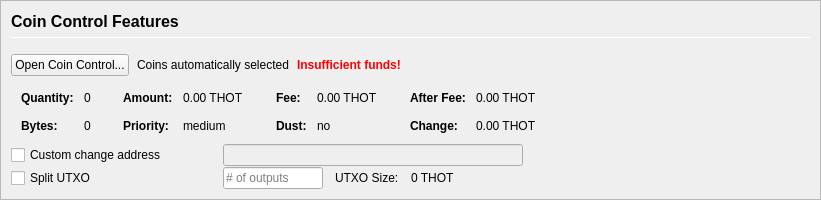
         <widget class="QFrame" name="frameCoinControl">
          <property name="sizePolicy">
           <sizepolicy hsizetype="Expanding" vsizetype="Expanding">
            <horstretch>0</horstretch>
            <verstretch>0</verstretch>
           </sizepolicy>
          </property>
          <property name="maximumSize">
           <size>
            <width>16777215</width>
            <height>16777215</height>
           </size>
          </property>
          <property name="frameShape">
           <enum>QFrame::StyledPanel</enum>
          </property>
          <property name="frameShadow">
           <enum>QFrame::Sunken</enum>
          </property>
          <layout class="QVBoxLayout" name="verticalLayoutCoinControl2">
           <property name="spacing">
            <number>0</number>
           </property>
           <property name="leftMargin">
            <number>0</number>
           </property>
           <property name="topMargin">
            <number>0</number>
           </property>
           <property name="rightMargin">
            <number>0</number>
           </property>
           <property name="bottomMargin">
            <number>0</number>
           </property>
           <item>
            <widget class="QFrame" name="frameCoinControl_BG">
             <layout class="QVBoxLayout" name="verticalLayoutCoinControl" stretch="0,0,0,0,0,0">
              <property name="spacing">
               <number>1</number>
              </property>
              <property name="leftMargin">
               <number>10</number>
              </property>
              <property name="topMargin">
               <number>10</number>
              </property>
              <item>
               <layout class="QHBoxLayout" name="horizontalLayoutCoinControl1">
                <property name="bottomMargin">
                 <number>15</number>
                </property>
                <item>
                 <layout class="QVBoxLayout" name="verticalLayout_3">
                  <property name="spacing">
                   <number>6</number>
                  </property>
                  <item>
                   <widget class="QLabel" name="labelCoinControlFeatures">
                    <property name="sizePolicy">
                     <sizepolicy hsizetype="Preferred" vsizetype="Maximum">
                      <horstretch>0</horstretch>
                      <verstretch>0</verstretch>
                     </sizepolicy>
                    </property>
                    <property name="minimumSize">
                     <size>
                      <width>0</width>
                      <height>20</height>
                     </size>
                    </property>
                    <property name="font">
                     <font>
                      <pointsize>12</pointsize>
                      <weight>75</weight>
                      <bold>true</bold>
                     </font>
                    </property>
                    <property name="styleSheet">
                     <string notr="true">font-weight:bold;</string>
                    </property>
                    <property name="text">
                     <string>Coin Control Features</string>
                    </property>
                   </widget>
                  </item>
                  <item>
                   <widget class="Line" name="line">
                    <property name="minimumSize">
                     <size>
                      <width>0</width>
                      <height>1</height>
                     </size>
                    </property>
                    <property name="maximumSize">
                     <size>
                      <width>16777215</width>
                      <height>1</height>
                     </size>
                    </property>
                    <property name="orientation">
                     <enum>Qt::Horizontal</enum>
                    </property>
                   </widget>
                  </item>
                 </layout>
                </item>
               </layout>
              </item>
              <item>
               <layout class="QHBoxLayout" name="horizontalLayoutCoinControl2" stretch="0,0,0,0">
                <property name="spacing">
                 <number>8</number>
                </property>
                <property name="bottomMargin">
                 <number>10</number>
                </property>
                <item>
                 <widget class="QPushButton" name="pushButtonCoinControl">
                  <property name="styleSheet">
                   <string notr="true"/>
                  </property>
                  <property name="text">
                   <string>Open Coin Control...</string>
                  </property>
                  <property name="autoDefault">
                   <bool>false</bool>
                  </property>
                 </widget>
                </item>
                <item>
                 <widget class="QLabel" name="labelCoinControlAutomaticallySelected">
                  <property name="text">
                   <string>Coins automatically selected</string>
                  </property>
                  <property name="margin">
                   <number>5</number>
                  </property>
                 </widget>
                </item>
                <item>
                 <widget class="QLabel" name="labelCoinControlInsuffFunds">
                  <property name="font">
                   <font>
                    <weight>75</weight>
                    <bold>true</bold>
                   </font>
                  </property>
                  <property name="styleSheet">
                   <string notr="true">color:red;font-weight:bold;</string>
                  </property>
                  <property name="text">
                   <string>Insufficient funds!</string>
                  </property>
                  <property name="margin">
                   <number>5</number>
                  </property>
                 </widget>
                </item>
                <item>
                 <spacer name="horizontalSpacerCoinControl">
                  <property name="orientation">
                   <enum>Qt::Horizontal</enum>
                  </property>
                  <property name="sizeHint" stdset="0">
                   <size>
                    <width>40</width>
                    <height>1</height>
                   </size>
                  </property>
                 </spacer>
                </item>
               </layout>
              </item>
              <item>
               <widget class="QWidget" name="widgetCoinControl" native="true">
                <property name="sizePolicy">
                 <sizepolicy hsizetype="Preferred" vsizetype="Preferred">
                  <horstretch>0</horstretch>
                  <verstretch>0</verstretch>
                 </sizepolicy>
                </property>
                <property name="minimumSize">
                 <size>
                  <width>0</width>
                  <height>0</height>
                 </size>
                </property>
                <property name="styleSheet">
                 <string notr="true"/>
                </property>
                <layout class="QHBoxLayout" name="horizontalLayoutCoinControl5">
                 <property name="leftMargin">
                  <number>0</number>
                 </property>
                 <property name="topMargin">
                  <number>0</number>
                 </property>
                 <property name="rightMargin">
                  <number>0</number>
                 </property>
                 <property name="bottomMargin">
                  <number>0</number>
                 </property>
                 <item>
                  <layout class="QHBoxLayout" name="horizontalLayoutCoinControl3" stretch="0,0,0,1">
                   <property name="spacing">
                    <number>20</number>
                   </property>
                   <property name="topMargin">
                    <number>0</number>
                   </property>
                   <property name="bottomMargin">
                    <number>10</number>
                   </property>
                   <item>
                    <layout class="QFormLayout" name="formLayoutCoinControl1">
                     <property name="horizontalSpacing">
                      <number>10</number>
                     </property>
                     <property name="verticalSpacing">
                      <number>14</number>
                     </property>
                     <property name="leftMargin">
                      <number>10</number>
                     </property>
                     <property name="topMargin">
                      <number>4</number>
                     </property>
                     <property name="rightMargin">
                      <number>6</number>
                     </property>
                     <item row="0" column="0">
                      <widget class="QLabel" name="labelCoinControlQuantityText">
                       <property name="font">
                        <font>
                         <weight>75</weight>
                         <bold>true</bold>
                        </font>
                       </property>
                       <property name="text">
                        <string>Quantity:</string>
                       </property>
                       <property name="margin">
                        <number>0</number>
                       </property>
                      </widget>
                     </item>
                     <item row="0" column="1">
                      <widget class="QLabel" name="labelCoinControlQuantity">
                       <property name="cursor">
                        <cursorShape>IBeamCursor</cursorShape>
                       </property>
                       <property name="contextMenuPolicy">
                        <enum>Qt::ActionsContextMenu</enum>
                       </property>
                       <property name="text">
                        <string notr="true">0</string>
                       </property>
                       <property name="margin">
                        <number>0</number>
                       </property>
                       <property name="textInteractionFlags">
                        <set>Qt::LinksAccessibleByMouse|Qt::TextSelectableByKeyboard|Qt::TextSelectableByMouse</set>
                       </property>
                      </widget>
                     </item>
                     <item row="1" column="0">
                      <widget class="QLabel" name="labelCoinControlBytesText">
                       <property name="font">
                        <font>
                         <weight>75</weight>
                         <bold>true</bold>
                        </font>
                       </property>
                       <property name="text">
                        <string>Bytes:</string>
                       </property>
                      </widget>
                     </item>
                     <item row="1" column="1">
                      <widget class="QLabel" name="labelCoinControlBytes">
                       <property name="cursor">
                        <cursorShape>IBeamCursor</cursorShape>
                       </property>
                       <property name="contextMenuPolicy">
                        <enum>Qt::ActionsContextMenu</enum>
                       </property>
                       <property name="text">
                        <string notr="true">0</string>
                       </property>
                       <property name="textInteractionFlags">
                        <set>Qt::LinksAccessibleByMouse|Qt::TextSelectableByKeyboard|Qt::TextSelectableByMouse</set>
                       </property>
                      </widget>
                     </item>
                    </layout>
                   </item>
                   <item>
                    <layout class="QFormLayout" name="formLayoutCoinControl2">
                     <property name="horizontalSpacing">
                      <number>10</number>
                     </property>
                     <property name="verticalSpacing">
                      <number>14</number>
                     </property>
                     <property name="leftMargin">
                      <number>6</number>
                     </property>
                     <property name="topMargin">
                      <number>4</number>
                     </property>
                     <property name="rightMargin">
                      <number>6</number>
                     </property>
                     <item row="0" column="0">
                      <widget class="QLabel" name="labelCoinControlAmountText">
                       <property name="font">
                        <font>
                         <weight>75</weight>
                         <bold>true</bold>
                        </font>
                       </property>
                       <property name="text">
                        <string>Amount:</string>
                       </property>
                       <property name="margin">
                        <number>0</number>
                       </property>
                      </widget>
                     </item>
                     <item row="0" column="1">
                      <widget class="QLabel" name="labelCoinControlAmount">
                       <property name="cursor">
                        <cursorShape>IBeamCursor</cursorShape>
                       </property>
                       <property name="contextMenuPolicy">
                        <enum>Qt::ActionsContextMenu</enum>
                       </property>
                       <property name="text">
                        <string notr="true">0.00 THOT</string>
                       </property>
                       <property name="textInteractionFlags">
                        <set>Qt::LinksAccessibleByMouse|Qt::TextSelectableByKeyboard|Qt::TextSelectableByMouse</set>
                       </property>
                      </widget>
                     </item>
                     <item row="1" column="0">
                      <widget class="QLabel" name="labelCoinControlPriorityText">
                       <property name="font">
                        <font>
                         <weight>75</weight>
                         <bold>true</bold>
                        </font>
                       </property>
                       <property name="text">
                        <string>Priority:</string>
                       </property>
                      </widget>
                     </item>
                     <item row="1" column="1">
                      <widget class="QLabel" name="labelCoinControlPriority">
                       <property name="cursor">
                        <cursorShape>IBeamCursor</cursorShape>
                       </property>
                       <property name="contextMenuPolicy">
                        <enum>Qt::ActionsContextMenu</enum>
                       </property>
                       <property name="text">
                        <string>medium</string>
                       </property>
                       <property name="textInteractionFlags">
                        <set>Qt::LinksAccessibleByMouse|Qt::TextSelectableByKeyboard|Qt::TextSelectableByMouse</set>
                       </property>
                      </widget>
                     </item>
                    </layout>
                   </item>
                   <item>
                    <layout class="QFormLayout" name="formLayoutCoinControl3">
                     <property name="horizontalSpacing">
                      <number>10</number>
                     </property>
                     <property name="verticalSpacing">
                      <number>14</number>
                     </property>
                     <property name="leftMargin">
                      <number>6</number>
                     </property>
                     <property name="topMargin">
                      <number>4</number>
                     </property>
                     <property name="rightMargin">
                      <number>6</number>
                     </property>
                     <item row="0" column="0">
                      <widget class="QLabel" name="labelCoinControlFeeText">
                       <property name="font">
                        <font>
                         <weight>75</weight>
                         <bold>true</bold>
                        </font>
                       </property>
                       <property name="text">
                        <string>Fee:</string>
                       </property>
                       <property name="margin">
                        <number>0</number>
                       </property>
                      </widget>
                     </item>
                     <item row="0" column="1">
                      <widget class="QLabel" name="labelCoinControlFee">
                       <property name="cursor">
                        <cursorShape>IBeamCursor</cursorShape>
                       </property>
                       <property name="contextMenuPolicy">
                        <enum>Qt::ActionsContextMenu</enum>
                       </property>
                       <property name="text">
                        <string notr="true">0.00 THOT</string>
                       </property>
                       <property name="textInteractionFlags">
                        <set>Qt::LinksAccessibleByMouse|Qt::TextSelectableByKeyboard|Qt::TextSelectableByMouse</set>
                       </property>
                      </widget>
                     </item>
                     <item row="1" column="0">
                      <widget class="QLabel" name="labelCoinControlLowOutputText">
                       <property name="font">
                        <font>
                         <weight>75</weight>
                         <bold>true</bold>
                        </font>
                       </property>
                       <property name="text">
                        <string>Dust:</string>
                       </property>
                      </widget>
                     </item>
                     <item row="1" column="1">
                      <widget class="QLabel" name="labelCoinControlLowOutput">
                       <property name="cursor">
                        <cursorShape>IBeamCursor</cursorShape>
                       </property>
                       <property name="contextMenuPolicy">
                        <enum>Qt::ActionsContextMenu</enum>
                       </property>
                       <property name="text">
                        <string>no</string>
                       </property>
                       <property name="textInteractionFlags">
                        <set>Qt::LinksAccessibleByMouse|Qt::TextSelectableByKeyboard|Qt::TextSelectableByMouse</set>
                       </property>
                      </widget>
                     </item>
                    </layout>
                   </item>
                   <item>
                    <layout class="QFormLayout" name="formLayoutCoinControl4">
                     <property name="horizontalSpacing">
                      <number>10</number>
                     </property>
                     <property name="verticalSpacing">
                      <number>14</number>
                     </property>
                     <property name="leftMargin">
                      <number>6</number>
                     </property>
                     <property name="topMargin">
                      <number>4</number>
                     </property>
                     <property name="rightMargin">
                      <number>6</number>
                     </property>
                     <item row="0" column="0">
                      <widget class="QLabel" name="labelCoinControlAfterFeeText">
                       <property name="font">
                        <font>
                         <weight>75</weight>
                         <bold>true</bold>
                        </font>
                       </property>
                       <property name="text">
                        <string>After Fee:</string>
                       </property>
                       <property name="margin">
                        <number>0</number>
                       </property>
                      </widget>
                     </item>
                     <item row="0" column="1">
                      <widget class="QLabel" name="labelCoinControlAfterFee">
                       <property name="cursor">
                        <cursorShape>IBeamCursor</cursorShape>
                       </property>
                       <property name="contextMenuPolicy">
                        <enum>Qt::ActionsContextMenu</enum>
                       </property>
                       <property name="text">
                        <string notr="true">0.00 THOT</string>
                       </property>
                       <property name="textInteractionFlags">
                        <set>Qt::LinksAccessibleByMouse|Qt::TextSelectableByKeyboard|Qt::TextSelectableByMouse</set>
                       </property>
                      </widget>
                     </item>
                     <item row="1" column="0">
                      <widget class="QLabel" name="labelCoinControlChangeText">
                       <property name="font">
                        <font>
                         <weight>75</weight>
                         <bold>true</bold>
                        </font>
                       </property>
                       <property name="text">
                        <string>Change:</string>
                       </property>
                      </widget>
                     </item>
                     <item row="1" column="1">
                      <widget class="QLabel" name="labelCoinControlChange">
                       <property name="cursor">
                        <cursorShape>IBeamCursor</cursorShape>
                       </property>
                       <property name="contextMenuPolicy">
                        <enum>Qt::ActionsContextMenu</enum>
                       </property>
                       <property name="text">
                        <string notr="true">0.00 THOT</string>
                       </property>
                       <property name="textInteractionFlags">
                        <set>Qt::LinksAccessibleByMouse|Qt::TextSelectableByKeyboard|Qt::TextSelectableByMouse</set>
                       </property>
                      </widget>
                     </item>
                    </layout>
                   </item>
                  </layout>
                 </item>
                </layout>
               </widget>
              </item>
              <item>
               <layout class="QHBoxLayout" name="horizontalLayoutCoinControl4">
                <property name="spacing">
                 <number>12</number>
                </property>
                <property name="sizeConstraint">
                 <enum>QLayout::SetDefaultConstraint</enum>
                </property>
                <property name="topMargin">
                 <number>0</number>
                </property>
                <property name="rightMargin">
                 <number>0</number>
                </property>
                <item>
                 <widget class="QCheckBox" name="checkBoxCoinControlChange">
                  <property name="sizePolicy">
                   <sizepolicy hsizetype="Preferred" vsizetype="Preferred">
                    <horstretch>0</horstretch>
                    <verstretch>0</verstretch>
                   </sizepolicy>
                  </property>
                  <property name="minimumSize">
                   <size>
                    <width>200</width>
                    <height>0</height>
                   </size>
                  </property>
                  <property name="maximumSize">
                   <size>
                    <width>200</width>
                    <height>16777215</height>
                   </size>
                  </property>
                  <property name="toolTip">
                   <string>If this is activated, but the change address is empty or invalid, change will be sent to a newly generated address.</string>
                  </property>
                  <property name="text">
                   <string>Custom change address</string>
                  </property>
                 </widget>
                </item>
                <item>
                 <widget class="QValidatedLineEdit" name="lineEditCoinControlChange">
                  <property name="enabled">
                   <bool>false</bool>
                  </property>
                  <property name="sizePolicy">
                   <sizepolicy hsizetype="Preferred" vsizetype="Preferred">
                    <horstretch>0</horstretch>
                    <verstretch>0</verstretch>
                   </sizepolicy>
                  </property>
                  <property name="minimumSize">
                   <size>
                    <width>300</width>
                    <height>0</height>
                   </size>
                  </property>
                 </widget>
                </item>
                <item>
                 <widget class="QLabel" name="labelCoinControlChangeLabel">
                  <property name="sizePolicy">
                   <sizepolicy hsizetype="Preferred" vsizetype="Preferred">
                    <horstretch>0</horstretch>
                    <verstretch>0</verstretch>
                   </sizepolicy>
                  </property>
                  <property name="minimumSize">
                   <size>
                    <width>100</width>
                    <height>0</height>
                   </size>
                  </property>
                  <property name="text">
                   <string/>
                  </property>
                  <property name="margin">
                   <number>3</number>
                  </property>
                 </widget>
                </item>
               </layout>
              </item>
              <item>
               <layout class="QHBoxLayout" name="horizontalLayoutCoinControl6">
                <property name="spacing">
                 <number>12</number>
                </property>
                <property name="rightMargin">
                 <number>0</number>
                </property>
                <item>
                 <widget class="QCheckBox" name="splitBlockCheckBox">
                  <property name="sizePolicy">
                   <sizepolicy hsizetype="Preferred" vsizetype="Preferred">
                    <horstretch>0</horstretch>
                    <verstretch>0</verstretch>
                   </sizepolicy>
                  </property>
                  <property name="minimumSize">
                   <size>
                    <width>200</width>
                    <height>0</height>
                   </size>
                  </property>
                  <property name="maximumSize">
                   <size>
                    <width>200</width>
                    <height>16777215</height>
                   </size>
                  </property>
                  <property name="text">
                   <string>Split UTXO</string>
                  </property>
                 </widget>
                </item>
                <item>
                 <widget class="QLineEdit" name="splitBlockLineEdit">
                  <property name="sizePolicy">
                   <sizepolicy hsizetype="Preferred" vsizetype="Preferred">
                    <horstretch>50</horstretch>
                    <verstretch>0</verstretch>
                   </sizepolicy>
                  </property>
                  <property name="minimumSize">
                   <size>
                    <width>100</width>
                    <height>0</height>
                   </size>
                  </property>
                  <property name="maximumSize">
                   <size>
                    <width>100</width>
                    <height>16777215</height>
                   </size>
                  </property>
                  <property name="placeholderText">
                   <string># of outputs</string>
                  </property>
                 </widget>
                </item>
                <item>
                 <widget class="QLabel" name="labelBlockSizeText">
                  <property name="text">
                   <string>UTXO Size:</string>
                  </property>
                 </widget>
                </item>
                <item>
                 <widget class="QLabel" name="labelBlockSize">
                  <property name="text">
                   <string>0 THOT</string>
                  </property>
                 </widget>
                </item>
                <item>
                 <spacer name="horizontalSpacer_7">
                  <property name="orientation">
                   <enum>Qt::Horizontal</enum>
                  </property>
                  <property name="sizeHint" stdset="0">
                   <size>
                    <width>40</width>
                    <height>20</height>
                   </size>
                  </property>
                 </spacer>
                </item>
               </layout>
              </item>
              <item>
               <spacer name="verticalSpacerCoinControl">
                <property name="orientation">
                 <enum>Qt::Vertical</enum>
                </property>
                <property name="sizeHint" stdset="0">
                 <size>
                  <width>800</width>
                  <height>1</height>
                 </size>
                </property>
               </spacer>
              </item>
             </layout>
            </widget>
           </item>
          </layout>
         </widget>
